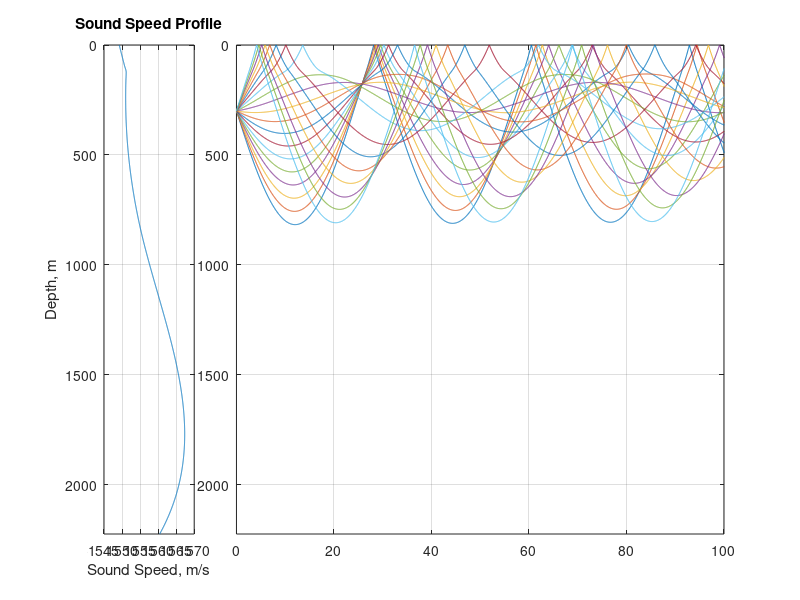

This figure's MATLAB source: (Note: this script raises an error after producing the figure.)
%% UNDERWATER RAY TRACER.

% Dimitri Croes
% Engineering physics student at Eindhoven, The Netherlands
% 2021

% paper used for making this tool
% TU Delft, “Underwater propagation Ray acoustics,” pp. 65–80.



%% Clear
clear
close all
clc
%% Setup SSP


%Depth, Positive is down
z=[0 102 204 306 408 537 667 796 926 1056 1185 1315 1444 1574 1704 1833 1963 2092 2222 2352 2481 2611 2740]/3.281;
%SSP
c=[5082.99 5084.57 5086.16 5087.75 5089.33 5089.05 5088.88 5088.84 5088.91 5089.09 5089.40 5089.82 5090.36 5091.02 5091.80 5092.69 5093.71 5094.84 5096.09 5097.45 5098.94 5100.54 5102.26]/3.281;

%interpolation of SSP
zz = 0:1:round(7300/3.281);
cc=interp1(z,c,zz,'pchip','extrap');

%% initial values
xmax=100000; %max value of x.
dx=50; %step size of x (lower = longer calculations and bigger files)
x0=0; %start x position
z0=300; %start depth positive is down
theta0=linspace(-4,4,20); %starting angle (can be array of angles)
Ylimit = [0 zz(end)];

%% run Simulation
arch = computer('arch');

if zz(1) ~= 0 %extend SSP to surface if that isn't already the case.
    zz = [0 zz(:)'];
    cc = [cc(1) cc(:)'];
end


g = diff(cc)./diff(zz); %Calculate gradient for every depth of zz


for m=1:length(theta0) % loops through starting angles
    %calculate first values by "Hand"
    x(1)=x0;
    Z(1)=z0;
    
    angle(1)=theta0(m);
    c0(1)=cc(Z(1));
    G=g(Z(1));
    R0(1)=-c0(1)/(cosd(angle(1))*G);
    
    i=2;
    while x<=xmax
        x(i)=x(i-1)+dx;
        angle(i)=asind(((x(i)-x(i-1))/R0(i-1))+sind(angle(i-1))); %new angle
        
        
        Z(i)=(R0(i-1)*(cosd(angle(i))-cosd(angle(i-1))))+Z(i-1); %new depth
        if Z(i)<=0 %if new depth is above surface (or out of bounds)
            Z(i)=0; %set depth to surface
            angle(i)=-angle(i-1); %reflect ray
            c0(i)=cc(1); %set speed to surface speed
            G=g(1); %set gradient to surface gradient
        elseif Z(i)>=zz(end) %if new depth is under seafloor (or out of bounds)
            Z(i)=zz(end);
            angle(i)=-angle(i-1);
            c0(i)=cc(end);
            G=g(end);
            
        else
            c0(i)=cc(floor(Z(i)+1))+(Z(i)+1-floor(Z(i)+1))*((cc(ceil(Z(i)+1))-cc(floor(Z(i)+1)))/(ceil(Z(i)+1)-floor(Z(i)+1))); %lineair interpolation of speed at current depth
            
            
            G=g(round(Z(i)+1)); %gradient at current depth (should also be interpolated like above but im lazy)
            
        end
        
        
        
        
        R0(i)=c0(i)/(cosd(angle(i))*G); %calculate curvature radius
        
        
        i=i+1;
        
    end
    X{m}=x; %store variables to cell
    ZZ{m}=Z;
    clear x Z R0 angle %clean variables for new run
end
%% plotting
f = figure(1);
if strcmp(arch,'maci')
    set(f,'Position',[10 1500 1300 400])
else
    set(f,'Position',[10 100 1300 400])
end
subplot(1,5,1)
plot(cc,zz);
axis ij
grid on
title('Sound Speed Profile')
xlabel('Sound Speed, m/s')
ylabel('Depth, m')
ylim(Ylimit)
subplot(1,5,2:5)


for m=1:length(theta0)
    plot(X{m}/1000,ZZ{m})
    hold on
end
hold off
xlim([0 xmax/1000])
ylim(Ylimit)
axis ij
grid on
title('Ray Trace, Start Depth: '+string(z0)+'m')
xlabel('Distance, km')
ylabel('Depth, m')
legend('Start Angle: '+string(theta0),'Location','southeast')
